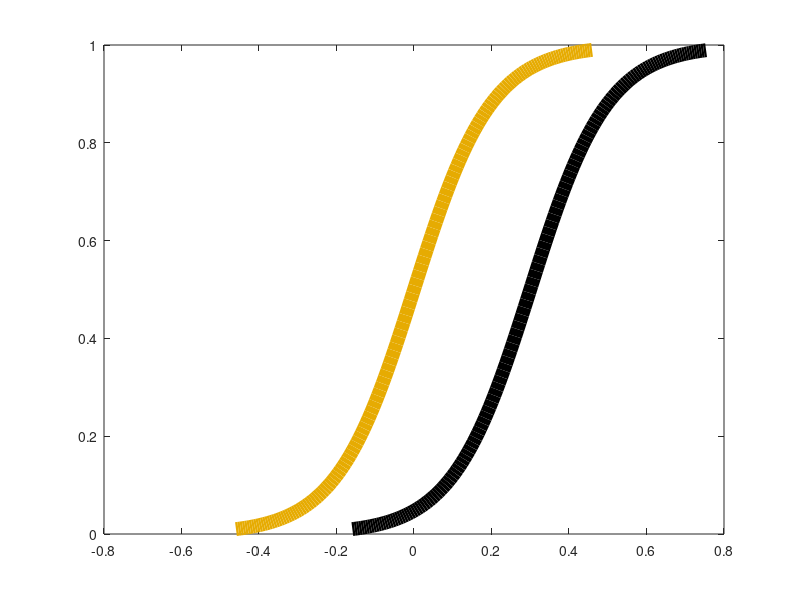

The MATLAB source for this figure: (Note: this script raises an error after producing the figure.)
%%
% print(gcf, 'Figure1_sigmoid_nCSF.svg', '-dsvg');

x = linspace(-3, 3, 1000);

% Sigmoid parameters
k = 10;
y1 = 1 ./ (1 + exp(-k * (x - 0)));    % First sigmoid
y2 = 1 ./ (1 + exp(-k * (x - 0.3)));  % Second sigmoid (shifted) Normal shift 0.3

% Crop transition region
idx1 = y1 > 0.01 & y1 < 0.99;
idx2 = y2 > 0.01 & y2 < 0.99;
x1 = x(idx1); y1 = y1(idx1);
x2 = x(idx2); y2 = y2(idx2);

% Colors
% color1 = [0.271, 0.459, 0.706];  % Blue
% color1 = [0.843, 0.188, 0.153];
color1 = [0.902, 0.671, 0.008];  % Gold
% color1 = [16, 102, 56]/255;
color2 = [0, 0, 0];  
% Plot
figure;
plot(x1, y1, 'Color', color1, 'LineWidth', 10); hold on;
plot(x2, y2, 'Color', color2, 'LineWidth', 10);
set(gcf, 'Position', [100, 100, 800, 600]);

% Axis styling
ax = gca;
ax.Box = 'off';
ax.XColor = 'k';
ax.YColor = 'k';

% ✅ REMOVE tick labels
ax.XTickLabel = {};
ax.YTickLabel = {};

% ✅ REMOVE tick notches
ax.XAxis.TickLength = [0 0];
ax.YAxis.TickLength = [0 0];

% Keep axis lines on bottom/left
ax.XAxisLocation = 'bottom';
ax.YAxisLocation = 'left';
ax.TickDir = 'out';
ax.LineWidth = 2;

% Tight layout
axis tight;

% print(gcf, '/nfs/data2/Yutong/AD/NBtau/Paper/Figures/official_draft_1/Figure_1/tau_S.png', '-dpng', '-r300');



%% =========================================================================
%
%
%
% =========================================================================

% print(gcf, 'Figure3G', '-dsvg');

x = linspace(-3, 3, 1000);

% Sigmoid parameters
k = 3;
y1 = 1 ./ (1 + exp(-k * (x - 0)));      % First sigmoid
y2 = 1 ./ (1 + exp(-k * (x - 0.11)));    % Second sigmoid (closer shift)
y3 = 1 ./ (1 + exp(-k * (x - 1.5)));    % Third sigmoid

% Crop transition region
idx1 = y1 > 0.01 & y1 < 0.99;
idx2 = y2 > 0.01 & y2 < 0.99;
idx3 = y3 > 0.01 & y3 < 0.99;

x1 = x(idx1); y1 = y1(idx1);
x2 = x(idx2); y2 = y2(idx2);
x3 = x(idx3); y3 = y3(idx3);

% Colors
color1 = [0, 0, 0];                   % Black
color2_top = [0.843, 0.188, 0.153];   % Red
color2_bottom = [0.271, 0.459, 0.706]; % Blue
color3_top = [0.843, 0.188, 0.153];   % Red
color3_bottom = [0.271, 0.459, 0.706]; % Blue
color3 = [0.902, 0.671, 0.008];       % Gold

% Plot
figure;
hold on;

% y1 (Black)
plot(x1, y1, 'Color', color1, 'LineWidth', 10);
thr = 0.3;
% y2 (Green-Top and Blue-Bottom)
plot(x2(y2 >= thr), y2(y2 >= thr), 'Color', color2_top, 'LineWidth', 10); % Top half
plot(x2(y2 < thr), y2(y2 < thr), 'Color', color2_bottom, 'LineWidth', 10); % Bottom half

% y3 (Green-Top and Blue-Bottom)
plot(x3(y3 >= thr), y3(y3 >= thr), 'Color', color3_top, 'LineWidth', 10); % Top half
plot(x3(y3 < thr), y3(y3 < thr), 'Color', color3_bottom, 'LineWidth', 10); % Bottom half

% Axis styling
set(gcf, 'Position', [100, 100, 800, 600]);
ax = gca;
ax.Box = 'off';
ax.XColor = 'k';
ax.YColor = 'k';

% ✅ REMOVE tick labels
ax.XTickLabel = {};
ax.YTickLabel = {};

% ✅ REMOVE tick notches
ax.XAxis.TickLength = [0 0];
ax.YAxis.TickLength = [0 0];

% Keep axis lines on bottom/left
ax.XAxisLocation = 'bottom';
ax.YAxisLocation = 'left';
ax.TickDir = 'out';
ax.LineWidth = 2;

% Tight layout
axis tight;
hold off;
